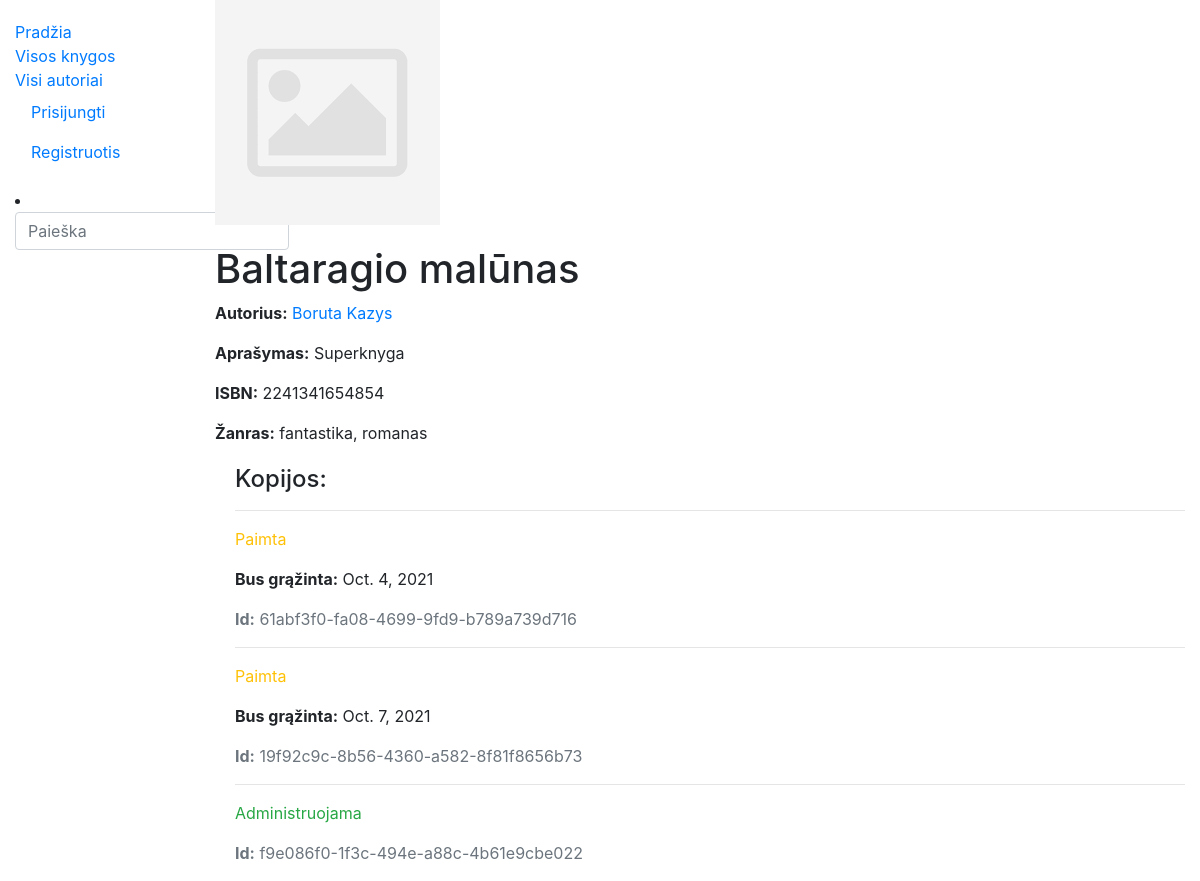
The app's page /library/books/1, older data.
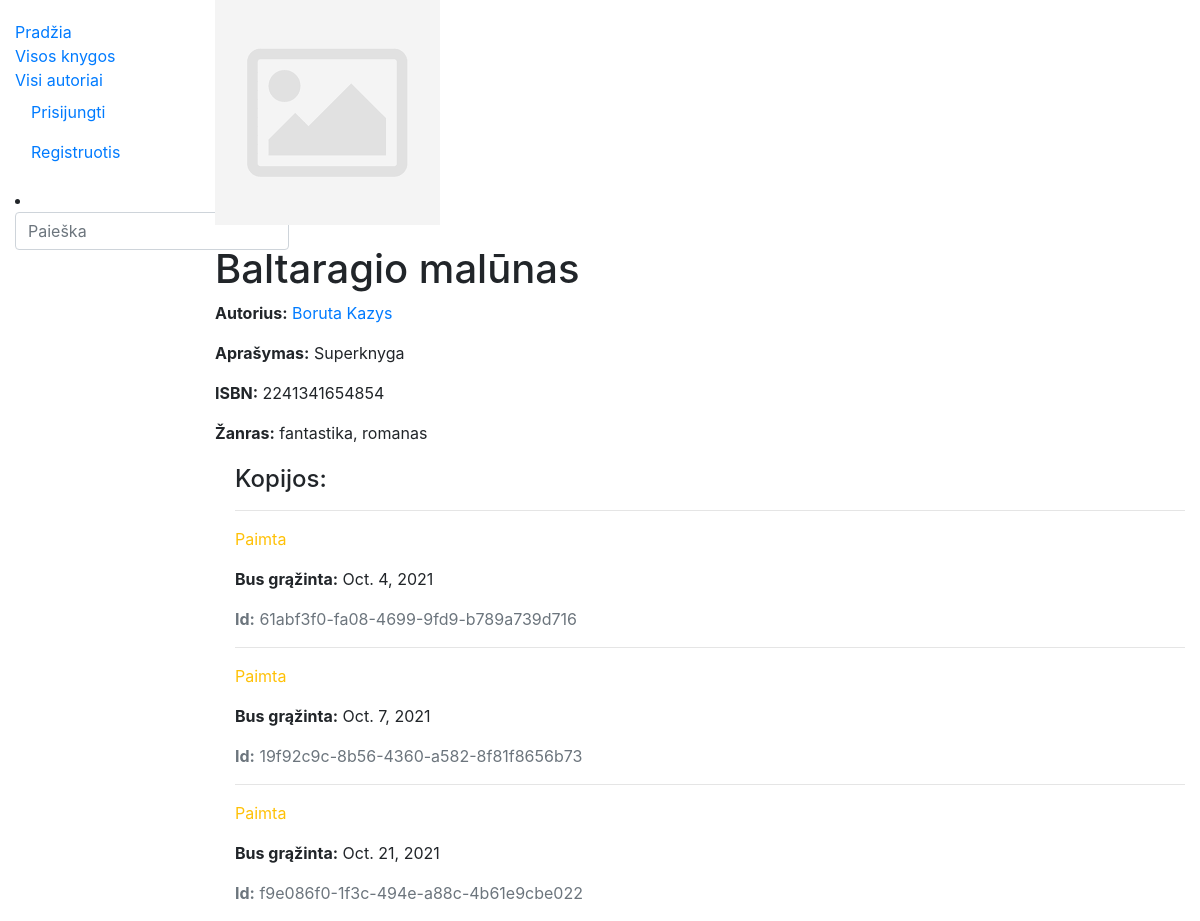
The same page, newer data.
### library/models.py (models this page shows, shortened)
class Book(models.Model):
    title = models.CharField('Pavadinimas', max_length=200)
    author = models.ForeignKey('Author', on_delete=models.SET_NULL, null=True, related_name='books')
    summary = models.TextField('Aprašymas', max_length=1000, help_text='Trumpas knygos aprašymas')
    isbn = models.CharField('ISBN', max_length=13,
                            help_text='13 Simbolių <a href="https://www.isbn-international.org/content/what-isbn">ISBN kodas</a>')
    genre = models.ManyToManyField(Genre, help_text='Išrinkite žanrą(us) šiai knygai')
    cover = models.ImageField('Viršelis', upload_to='covers', null=True)
    def display_genre(self):
        return ', '.join(genre.name for genre in self.genre.all()[:3])
    display_genre.short_description = 'Žanras'
    class Meta:
        verbose_name = 'Knyga'
        verbose_name_plural = 'Knygos'

class Author(models.Model):
    first_name = models.CharField('Vardas', max_length=100)
    last_name = models.CharField('Pavardė', max_length=100)
    description = HTMLField('Aprašymas', null=True)
    def display_books(self):
        return ', '.join(book.title for book in self.books.all()[:3])
    display_books.short_description = 'Knygos'
    class Meta:
        ordering = ['last_name', 'first_name']
        verbose_name = 'Autorius'
        verbose_name_plural = 'Autoriai'
    def __str__(self):
        return f'{self.last_name} {self.first_name}'

class Genre(models.Model):
    name = models.CharField('Pavadinimas', max_length=200, help_text='Įveskite knygos žanrą (pvz. detektyvas)')
    def __str__(self):
        return self.name
    class Meta:
        verbose_name = 'Žanras'
        verbose_name_plural = 'Žanrai'

class BookInstance(models.Model):
    id = models.UUIDField(primary_key=True, default=uuid.uuid4, help_text='Unikalus ID knygos kopijai')
    book = models.ForeignKey('Book', on_delete=models.SET_NULL, null=True)
    due_back = models.DateField('Bus prieinama', null=True, blank=True)
    reader = models.ForeignKey(User, on_delete=models.SET_NULL, null=True, blank=True)
    LOAN_STATUS = (
        ('a', 'Administruojama'),
        ('p', 'Paimta'),
        ('g', 'Galima paimti'),
        ('r', 'Rezervuota'),
    )
    status = models.CharField(
        max_length=1,
        choices=LOAN_STATUS,
        blank=True,
        default='a',
        help_text='Statusas',
    )
    class Meta:
        ordering = ['due_back']
        verbose_name = 'Knygos egzempliorius'
        verbose_name_plural = 'Knygų egzemplioriai'

### library/views.py (the view)
# urls.py: path('books/<int:pk>', views.BookDetailView.as_view(), name='book-detail'),
class BookDetailView(generic.DetailView):
    model = Book
    template_name = 'book_detail.html'

### library/templates/book_detail.html
{% extends "base.html" %}
{% block content %}
 {% load static %}
  {% if book.cover %}
    <img src="{{ book.cover.url }}" style="margin-bottom: 20px;">
  {% else %}
    <img src="{% static 'img/no-image.png' %}" style="margin-bottom: 20px;">
  {% endif %}
  <h1>{{ book.title }}</h1>
  <p><strong>Autorius:</strong> <a href="{% url 'author' book.author.pk %}">{{ book.author }}</a></p>
  <p><strong>Aprašymas:</strong> {{ book.summary }}</p>
  <p><strong>ISBN:</strong> {{ book.isbn }}</p>
  <p><strong>Žanras:</strong> {{ book.genre.all|join:", " }}</p>
  <div style="margin-left:20px;margin-top:20px">
    <h4>Kopijos:</h4>
    {% for copy in book.bookinstance_set.all %}
      <hr>
      <p class="{% if copy.status == 'a' %}text-success{% elif copy.status == 'm' %}text-danger{% else %}text-warning{% endif %}">
        {{ copy.get_status_display }}
      </p>
      {% if copy.status != 'a' %}
        <p><strong>Bus grąžinta:</strong> {{ copy.due_back }}</p>
      {% endif %}
      <p class="text-muted"><strong>Id:</strong> {{ copy.id }}</p>
    {% endfor %}
  </div>
{% endblock %}

### library/templates/base.html (shortened to what this page needs)
<!DOCTYPE html>
<html lang="en">
<head>
  <link rel="stylesheet" href="https://stackpath.bootstrapcdn.com/bootstrap/4.1.3/css/bootstrap.min.css">
  {% load static %}
  <link rel="stylesheet" href="{% static 'css/styles.css' %}">
</head>
<body>
  <div class="container-fluid">
    <div class="row">
      <div class="col-sm-2">
      {% block sidebar %}
        <ul class="sidebar-nav">
          <li><a href="{% url 'index' %}">Pradžia</a></li>
          <li><a href="{% url 'books' %}">Visos knygos</a></li>
          <li><a href="{% url 'authors' %}">Visi autoriai</a></li>
            {% if user.is_authenticated %}
            <li class="nav-item"><a class="nav-link" href="#">
              <svg class="bi bi-person" width="1.5em" height="1.5em" viewBox="0 0 16 16" fill="currentColor" xmlns="http://www.w3.org/2000/svg">
                <path fill-rule="evenodd" d="M13 14s1 0 1-1-1-4-6-4-6 3-6 4 1 1 1 1h10zm-9.995-.944v-.002.002zM3.022 13h9.956a.274.274 0 00.014-.002l.008-.002c-.001-.246-.154-.986-.832-1.664C11.516 10.68 10.289 10 8 10c-2.29 0-3.516.68-4.168 1.332-.678.678-.83 1.418-.832 1.664a1.05 1.05 0 00.022.004zm9.974.056v-.002.002zM8 7a2 2 0 100-4 2 2 0 000 4zm3-2a3 3 0 11-6 0 3 3 0 016 0z" clip-rule="evenodd"/>
              </svg>
            {{ user.get_username }}</a></li>
            <li class="nav-item"><a class="nav-link" href="{% url 'my-borrowed' %}">Mano knygos</a></li>
            <li class="nav-item"><a class="nav-link" href="{% url 'logout'%}">Atsijungti</a></li>
          {% else %}
            <li class="nav-item"><a class="nav-link" href="{% url 'login'%}?next={{request.path}}">Prisijungti</a></li>
            <li class="nav-item"><a class="nav-link" href="#">Registruotis</a></li>
          {% endif %}
        </ul>
        <li>
    <form action="{% url 'search' %}" method="get" class="form-inline my-2 my-md-0">
      <input name="query" class="form-control" type="text" placeholder="Paieška">
    </form>
  </li>
     {% endblock %}
      </div>
      <div class="col-sm-10 ">{% block content %}{% endblock %}</div>
    </div>
  </div>
</body>
</html>

### library/static/css/styles.css (style rules this page uses)
.sidebar-nav { margin-top: 20px; padding: 0; list-style: none; }

Row changes from the older to the newer data that the page shows:
changed BookInstance "f9e086f0-1f3c-494e-a88c-4b61e9cbe022": status "Administruojama" → "Paimta"; due_back (not shown) → "Oct. 21, 2021"
